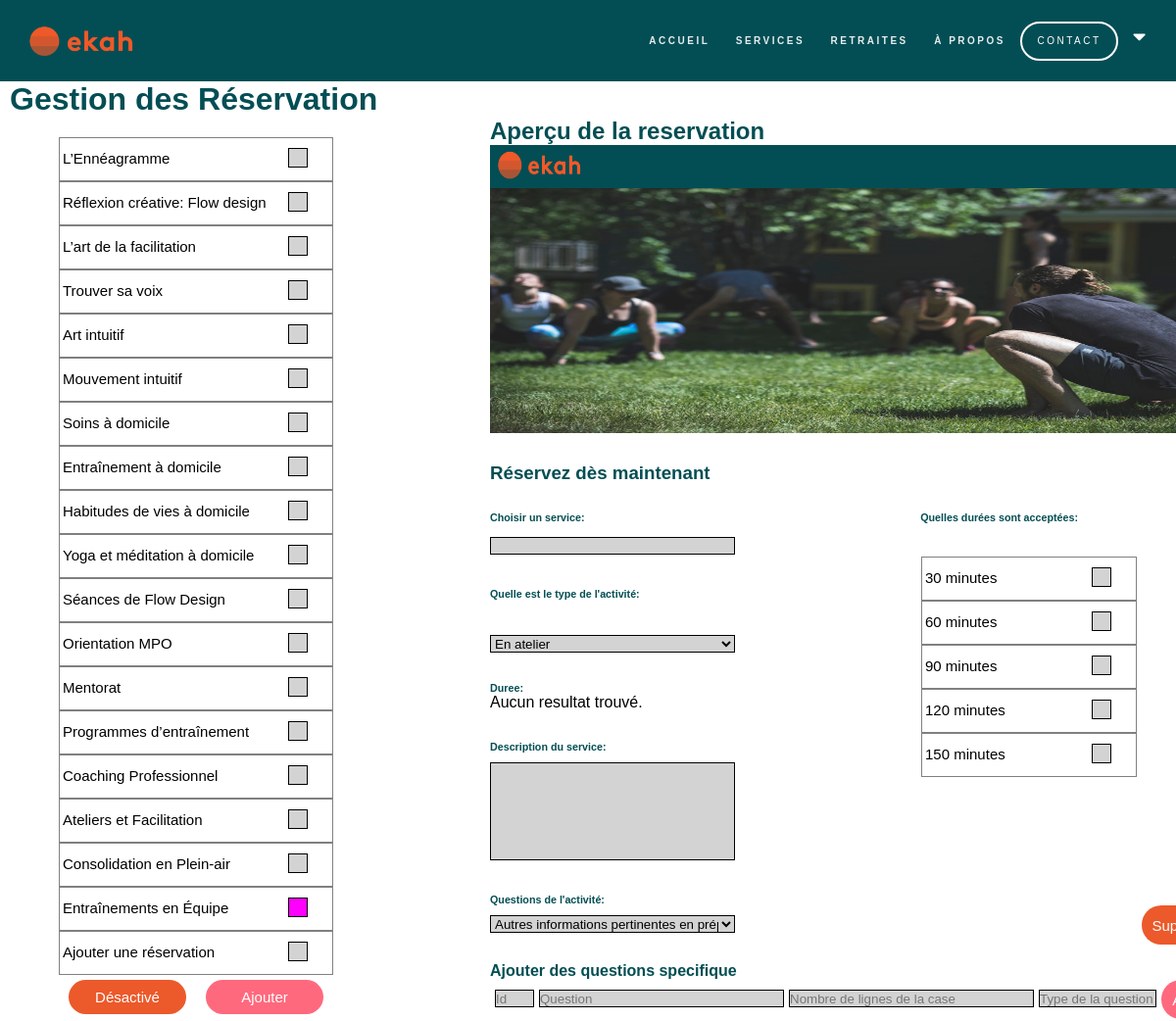
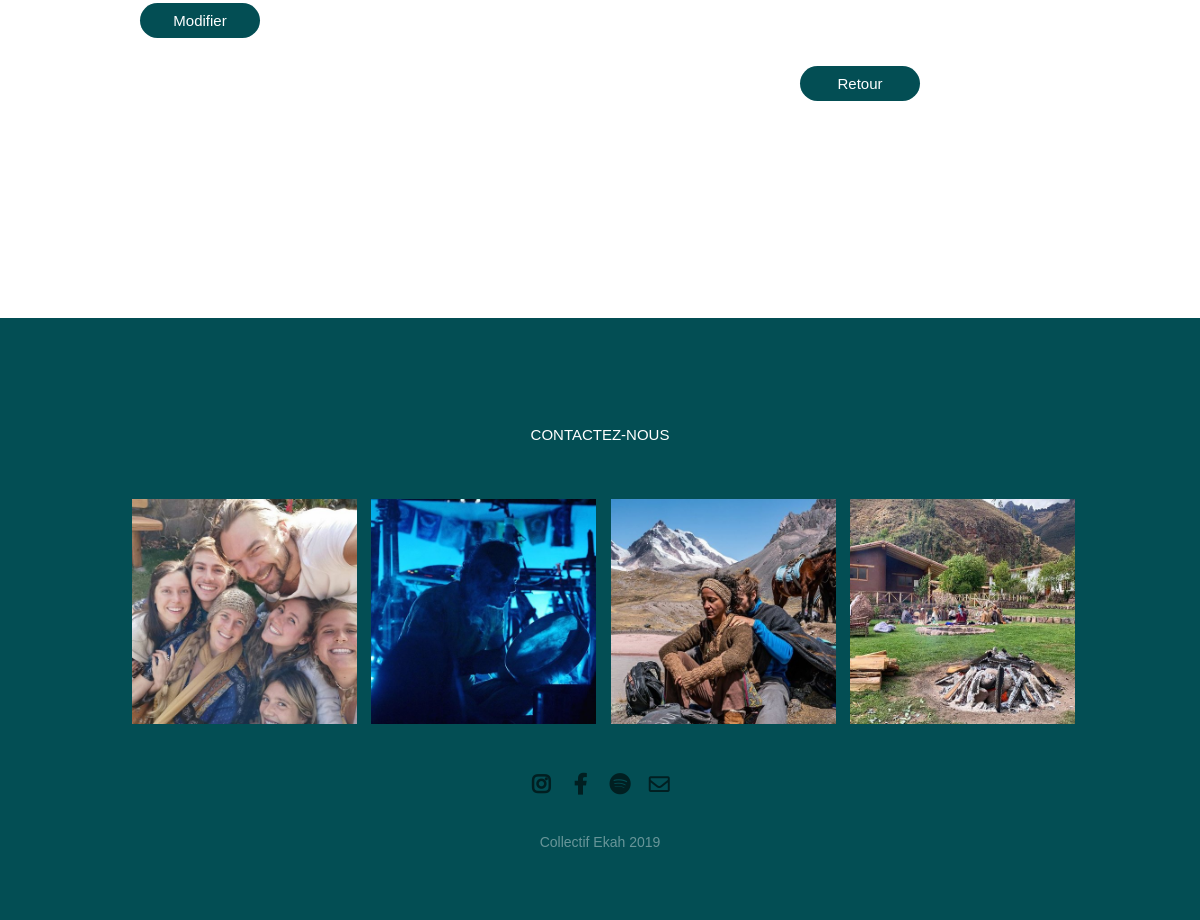
Screenshot of /affichage/admin/gestionReservation.php (signed in) with the database file from the repository (2 pictures, top to bottom).
### tables this page shows
CREATE TABLE duree (
id INT NOT NULL AUTO_INCREMENT PRIMARY KEY,
temps INT NOT NULL
);

### php/gestionnaire/Activite/gestionActivite.php (called while the page is built, shortened)
<?php
include_once $_SERVER['DOCUMENT_ROOT']."/Project-Ekah/utils/connexion.php";
include_once $_SERVER['DOCUMENT_ROOT']."/Project-Ekah/php/class/Activite/activite.php";
include_once $_SERVER['DOCUMENT_ROOT']."/Project-Ekah/php/class/Activite/type_activite.php";
class GestionActivite{
  public function getAllActivite(){
    $tempconn = new Connexion();
    $conn = $tempconn->getConnexion();
    $activite = null;
    $requete= "SELECT * FROM activite ORDER BY id_type_activite";
    $result = $conn->query($requete);
    if ($result->num_rows > 0) {
      while($row = $result->fetch_assoc()) {
        $activite[] = new Activite( $row['id'],
                                  $row['id_type_activite'],
                                  $row['id_etat_activite'],
                                  $row['nom'],
                                  $row['description_breve'],
                                  $row['description_longue']);
      }
    }
    return $activite;
  }
  public function getAllTypeActivite(){
    $tempconn = new Connexion();
    $conn = $tempconn->getConnexion();
    $requete= "SELECT * FROM type_activite";
    $result = $conn->query($requete);
    if ($result->num_rows > 0) {
      while($row = $result->fetch_assoc()) {
        $type_activite[] = new Type_activite( $row['id'],
                                  $row['nom']);
      }
    }
    return $type_activite;
  }
  public function getActiviteEtatId($id){
    $tempconn = new Connexion();
    $conn = $tempconn->getConnexion();
    $requete= "SELECT id_etat_activite FROM activite WHERE id = ?;";
    $stmt=$conn->prepare($requete);
    $stmt->bind_param('i', $id);
    $stmt->execute();
    $result = $stmt->get_result();
    $id_etat_activite = null;
    if ($row = $result->fetch_assoc()){
      $id_etat_activite = $row['id_etat_activite'];
    }
    return $id_etat_activite;
  }
}
?>

### utils/connexion.php (called while the page is built, shortened)
<?php
class Connexion{
  private $dbHost = "localhost";
  private $dbUser = "root";
  private $dbPass = "";
  private $dbName = "ekah";
  function __construct() {
    $this->conn = mysqli_connect($this->dbHost, $this->dbUser, $this->dbPass, $this->dbName);
  }
}
?>

### php/class/Activite/activite.php (called while the page is built, shortened)
<?php
  class Activite{
    private $nom;
    public function getNom(){
      return $this->nom;
    }
    public function setNom($nom){
      $this->nom = $nom;
    }
  }
 ?>

### php/gestionnaire/Duree/gestionDuree.php (called while the page is built, shortened)
<?php
 include_once $_SERVER['DOCUMENT_ROOT']."/Project-Ekah/utils/connexion.php";
 include_once $_SERVER['DOCUMENT_ROOT']."/Project-Ekah/php/class/Duree/duree.php";
class GestionDuree{
  public function getAllDuree(){
    $tempconn = new Connexion();
    $conn = $tempconn->getConnexion();
    $duree = null;
    $requete= "SELECT * FROM duree";
    $result = $conn->query($requete);
    if ($result->num_rows > 0) {
      while($row = $result->fetch_assoc()) {
        $duree[] = new Duree( $row['id'],
                                  $row['temps']);
      }
    }
    return $duree;
  }
  public function getDureesOfActivite($idActivite){
    $tempconn = new Connexion();
    $conn = $tempconn->getConnexion();
      $requete = "SELECT tda.id_activite, d.id, d.temps FROM ta_duree_activite AS tda
                INNER JOIN activite AS a ON tda.id_activite = a.id
                INNER JOIN duree AS d ON tda.id_duree = d.id
                WHERE tda.id_activite = $idActivite;";
      $result = $conn->query($requete);
      return $duree;
    }
  }
?>

### php/class/Duree/duree.php (called while the page is built, shortened)
<?php
  class Duree{
    private $temps;
    public function getTemps(){
      return $this->temps;
    }
    public function setTemps($temps){
      $this->temps = $temps;
    }
  }
 ?>

### php/class/Activite/type_activite.php (called while the page is built, shortened)
<?php
class Type_activite{
  private $nom;
    public function getNom(){
      return $this->nom
      ;}
  public function setNom($nom){
    $this->nom = $nom
    ;}
} ?>

### php/gestionnaire/Question/gestionQuestion.php (called while the page is built, shortened)
<?php
 include_once $_SERVER['DOCUMENT_ROOT']."/Project-Ekah/utils/connexion.php";
 include_once $_SERVER['DOCUMENT_ROOT']."/Project-Ekah/php/class/Question/question.php";
class GestionQuestion{
  public function getQuestionsOfActivite($idActivite){
    $tempconn = new Connexion();
    $conn = $tempconn->getConnexion();
      $requete = "SELECT taqr.id_activite, q.id, q.nom_questionnaire FROM ta_activite_questionnaire_reservation AS taqr
                INNER JOIN activite AS a ON taqr.id_activite = a.id
                INNER JOIN questionnaire_reservation AS q ON taqr.id_questionnaire_res = q.id
                WHERE taqr.id_activite = $idActivite;";
      $result = $conn->query($requete);
      if ($result->num_rows > 0) {
        while($row = $result->fetch_assoc()) {
          $requete1 = "SELECT tqrq.id_questionnaire_res, q.id, q.id_type_question, q.question, q.nb_ligne FROM ta_questionnaire_reservation_question AS tqrq
                    INNER JOIN question AS q ON tqrq.id_question = q.id
                    INNER JOIN questionnaire_reservation AS qr ON tqrq.id_questionnaire_res = qr.id
                    WHERE tqrq.id_questionnaire_res = '".$row['id']."';";
          $result1 = $conn->query($requete1);
          if ($result1->num_rows > 0) {
            while($row = $result1->fetch_assoc()) {
              $question[] = new Question( $row['id'],$row['id_type_question'],$row['question'],$row['nb_ligne']);
            }
        }
      }
      return $question;
    }
}
}
?>

### php/class/Question/question.php (called while the page is built, shortened)
<?php
  class Question{
    private $question;
    public function getQuestion(){
      return $this->question;
    }
    public function setQuestion($question){
      $this->question = $question;
    }
  }
 ?>

### php/gestionnaire/Reservation/gestionAffichageGestionReservation.php (the view, shortened to what this page needs)
<?php
  class GestionAffichageGestionReservation
  {
    public function getAllActivite(){
       $ga = new GestionActivite();
       $activite = $ga->getAllActivite();
       $html = "";
        if (!is_array($activite)){
         $html .= "Aucun resultat trouvé.";
       }
       else{
         for ($i = 0; $i < sizeof($activite); $i++){
           if($ga->getActiviteEtatId($i+1)==2)
           {
             $html .= "
                 <div class=\"sectionActivite\">
                 <div class=\"titreActivite\">".$activite[$i]->getNom()."</div>
                 <div onclick='selectionne($i);' class=\"boiteSelection desactive\" id='Activite-$i'></div>
                 </div>
                   ";
           }
           else{
           $html .= "
               <div class=\"sectionActivite\">
               <div class=\"titreActivite\">".$activite[$i]->getNom()."</div>
               <div onclick='selectionne($i);' class=\"boiteSelection\" id='Activite-$i'></div>
               </div>
                 ";
               }
         }
         $j=sizeof($activite);
         $html.="
         <div class=\"sectionActivite\" >
         <div class=\"titreActivite\">Ajouter une réservation</div>
         <div onclick='selectionne($j);' class=\"boiteSelection\" id='AjoutActivite' value='$j'></div>
         </div>
         ";
       }
       return $html;
     }
     public function getAllTypeActivite(){
        $ga = new GestionActivite();
        $type_activite = $ga->getAllTypeActivite();
        $html = "";
         if (!is_array($type_activite)){
          $html .= "Aucun resultat trouvé.";
        }
        else{
          $html .= "<select class=\"boxType\" name=\"type\" id=\"type\"> ";
          for ($i = 0; $i < sizeof($type_activite);$i++){
            $j=$i+1;
            $html .= "
              <option id='Type-$i' value=\"$j\" >".$type_activite[$i]->getNom()."</option>
            ";
          }
          $html .= "</select>";
        }
        return $html;
      }
      public function getDureeActivite($idActivite){
         $gd = new GestionDuree();
         $duree_activite = $gd->getDureesOfActivite($idActivite);
         $html = "";
          if (!is_array($duree_activite)){
           $html .= "Aucun resultat trouvé.";
         }
         return $html;
       }
       public function getQuestionActivite($idActivite){
          $gq = new GestionQuestion();
          $question_activite = $gq->getQuestionsOfActivite($idActivite);
          $html = "";
           if (!is_array($question_activite)){
            $html .= "Aucun resultat trouvé.";
          }
          else{
            $html .= "<select class=\"boxDuree\" name=\"service\" id=\"questionnaire\">";
            for ($i = 0; $i < sizeof($question_activite);$i++){
              $j=$i+1;
              $html .= "
                <option id='Question-$i' value=\"$j\" >".$question_activite[$i]->getQuestion()."</option>
              ";
            }
            $html .= "</select>";
          }
          return $html;
        }
     public function getAllDuree(){
        $gd = new GestionDuree();
        $duree = $gd->getAllDuree();
        $html = "";
         if (!is_array($duree)){
          $html .= "Aucun resultat trouvé.";
        }
        else{
          for ($i = 0; $i < sizeof($duree); $i++){
            $html .= "
                <div class=\"sectionDuree\" >
                <div class=\"titreActivite\">".$duree[$i]->getTemps()." minutes</div>
                <div onclick='selectionneDuree($i);' class=\"boiteSelection\" id='Duree-$i'></div>
                </div>
                  ";
          }
        }
        return $html;
      }
   }
?>

### rows the page displays
duree: temps "30"
duree: temps "60"
duree: temps "90"
duree: temps "120"
duree: temps "150"

### other values shown
$activite[$i]->getNom() "L’Ennéagramme"
$activite[$i]->getNom() "Réflexion créative: Flow design"
$activite[$i]->getNom() "L’art de la facilitation"
$activite[$i]->getNom() "Trouver sa voix"
$activite[$i]->getNom() "Art intuitif"
$activite[$i]->getNom() "Mouvement intuitif"
$activite[$i]->getNom() "Soins à domicile"
$activite[$i]->getNom() "Entraînement à domicile"
$activite[$i]->getNom() "Habitudes de vies à domicile"
$activite[$i]->getNom() "Yoga et méditation à domicile"
$activite[$i]->getNom() "Séances de Flow Design"
$activite[$i]->getNom() "Orientation MPO"
$activite[$i]->getNom() "Mentorat"
$activite[$i]->getNom() "Programmes d’entraînement"
$activite[$i]->getNom() "Coaching Professionnel"
